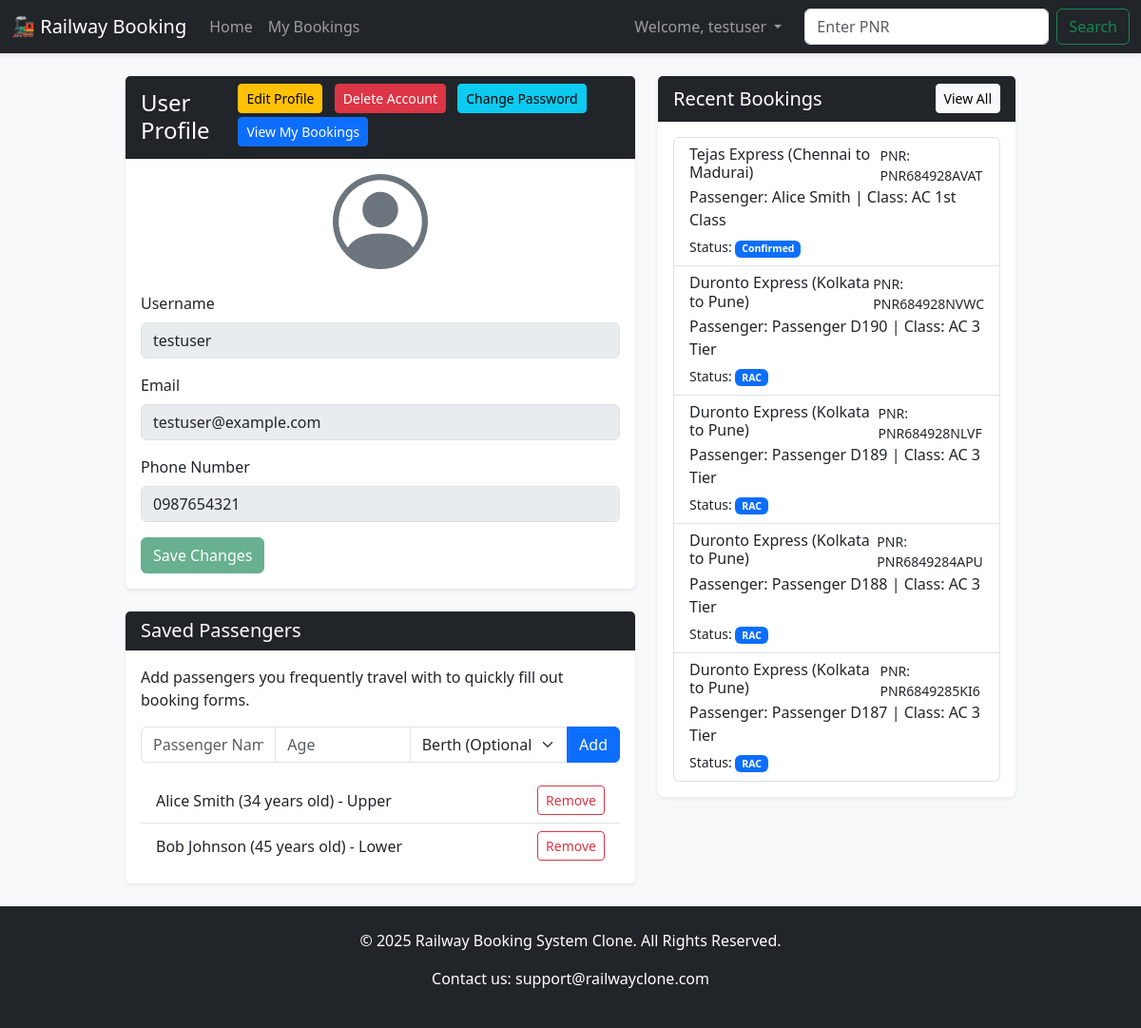
/profile (signed in), run on an earlier commit of the app's database.
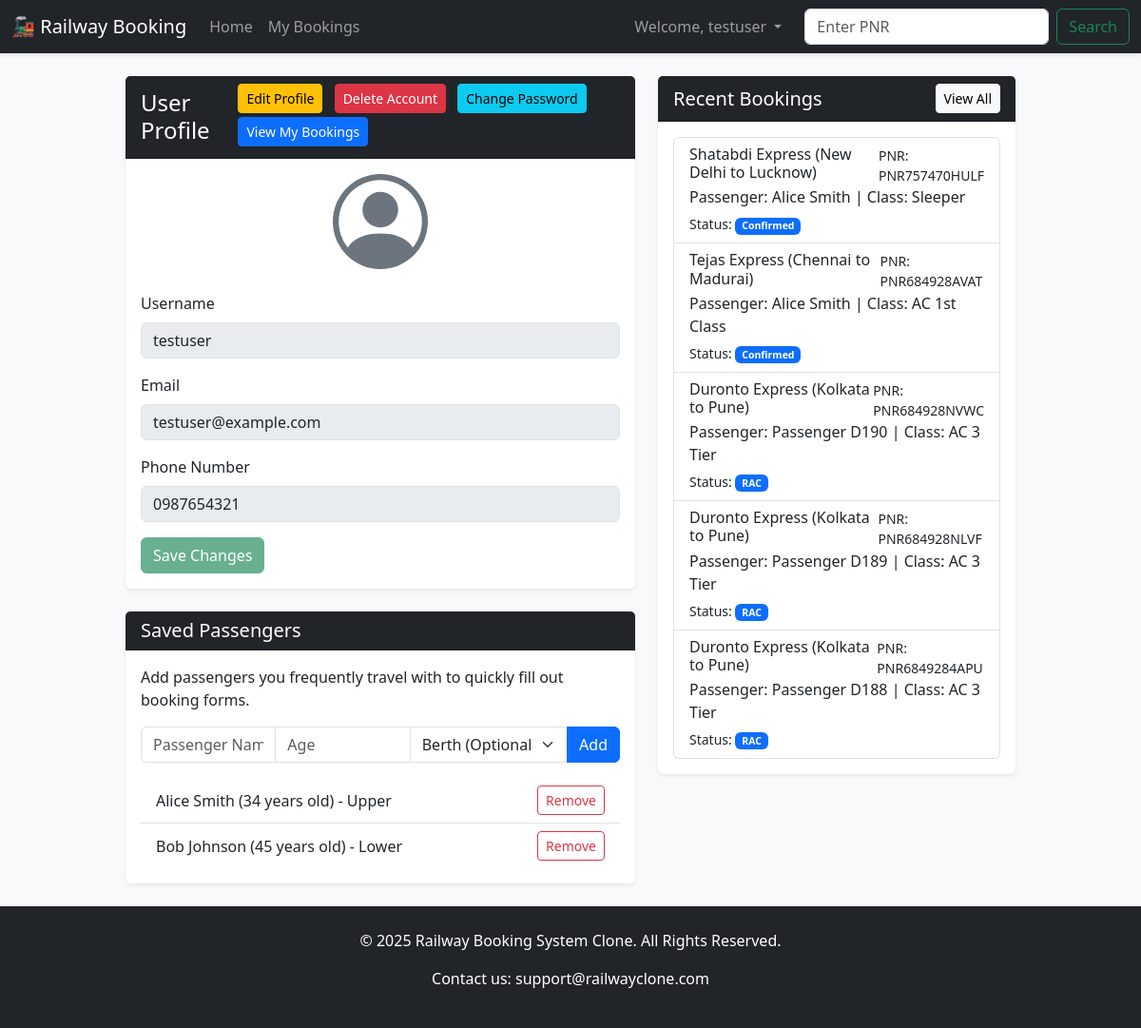
And on a later commit of the database.
### app.py (models this page shows, shortened)
class User(db.Model):
    id = db.Column(db.Integer, primary_key=True)
    username = db.Column(db.String(80), unique=True, nullable=False)
    password_hash = db.Column(db.String(256), nullable=False)
    role = db.Column(db.String(20), nullable=False, default='user') # Roles: 'user' or 'admin'
    email = db.Column(db.String(100), nullable=True)
    phone_number = db.Column(db.String(20), nullable=True)
    profile_picture = db.Column(db.String(255), nullable=True)
    bookings = db.relationship('Booking', backref='user', lazy=True)
    saved_passengers = db.relationship('Passenger', backref='user', lazy=True, cascade="all, delete-orphan")

class Passenger(db.Model):
    id = db.Column(db.Integer, primary_key=True)
    user_id = db.Column(db.Integer, db.ForeignKey('user.id'), nullable=False)
    name = db.Column(db.String(100), nullable=False)
    age = db.Column(db.Integer, nullable=False)
    berth_preference = db.Column(db.String(50), nullable=True)

class Booking(db.Model):
    id = db.Column(db.Integer, primary_key=True)
    pnr_number = db.Column(db.String(20), unique=True, nullable=False)
    train_id = db.Column(db.Integer, db.ForeignKey('train.id'), nullable=False)
    user_id = db.Column(db.Integer, db.ForeignKey('user.id'), nullable=False)
    passenger_name = db.Column(db.String(100), nullable=False)
    passenger_age = db.Column(db.Integer, nullable=False)
    seat_class = db.Column(db.String(50), nullable=False, default='Sleeper')
    berth_preference = db.Column(db.String(50), nullable=True)
    status = db.Column(db.String(20), default='Confirmed')
    seat_number = db.Column(db.String(20), nullable=True)
    fare = db.Column(db.Float, nullable=False, default=0.0)

class Train(db.Model):
    id = db.Column(db.Integer, primary_key=True)
    train_name = db.Column(db.String(100), nullable=False)
    source = db.Column(db.String(100), nullable=False)
    destination = db.Column(db.String(100), nullable=False)
    departure_time = db.Column(db.String(10), nullable=False) # e.g., '06:15'
    total_seats = db.Column(db.Integer, nullable=False)
    bookings = db.relationship('Booking', backref='train', lazy=True)

### app.py (the view, shortened to what this page needs)
@app.route('/profile', methods=['GET', 'POST'])
def profile():
    if not session.get('logged_in'):
        flash('You must be logged in to view your profile.', 'danger')
        return redirect(url_for('login'))
    user_id = session['user_id']
    user = User.query.get_or_404(user_id)
    recent_bookings = Booking.query.filter_by(user_id=user_id).order_by(Booking.id.desc()).limit(5).all()
    saved_passengers = Passenger.query.filter_by(user_id=user_id).all()
    return render_template('profile.html', user=user, recent_bookings=recent_bookings, saved_passengers=saved_passengers)

### templates/profile.html (shortened to what this page needs)
{% extends 'base.html' %}
{% block content %}
<div class="row">
  <div class="col-md-7 mb-4">
    <div class="card shadow-sm">
      <div class="card-header bg-dark text-white d-flex justify-content-between align-items-center">
        <h4 class="mb-0">User Profile</h4>
        <div>
          <button id="edit-profile-btn" class="btn btn-sm btn-warning me-2 mb-1">Edit Profile</button>
          <button type="button" class="btn btn-sm btn-danger me-2 mb-1" data-bs-toggle="modal" data-bs-target="#deleteAccountModal">Delete Account</button>
          <button type="button" class="btn btn-sm btn-info me-2 mb-1" data-bs-toggle="modal" data-bs-target="#changePasswordModal">Change Password</button>
          <a href="{{ url_for('my_bookings') }}" class="btn btn-sm btn-primary mb-1">View My Bookings</a>
        </div>
      </div>
      <div class="card-body text-center">
        <div class="mb-4">
        </div>
        <form id="profile-form" action="{{ url_for('profile') }}" method="post" class="text-start">
          <div class="mb-3">
            <label for="username" class="form-label">Username</label>
            <input type="text" class="form-control" id="username" name="username" value="{{ user.username }}" disabled>
          </div>
          <div class="mb-3">
            <label for="email" class="form-label">Email</label>
            <input type="email" class="form-control" id="email" name="email" value="{{ user.email or '' }}" disabled>
          </div>
          <div class="mb-3">
            <label for="phone" class="form-label">Phone Number</label>
            <input type="tel" class="form-control" id="phone" name="phone" value="{{ user.phone_number or '' }}" disabled>
          </div>
          <button type="submit" id="save-changes-btn" class="btn btn-success" disabled>Save Changes</button>
        </form>
      </div>
    </div>
    <div class="card shadow-sm mt-4">
      <div class="card-header bg-dark text-white">
        <h5 class="mb-0">Saved Passengers</h5>
      </div>
      <div class="card-body">
        <p class="card-text">Add passengers you frequently travel with to quickly fill out booking forms.</p>
        <form action="{{ url_for('profile', action='add_passenger') }}" method="post">
          <div class="input-group mb-3">
            <input type="text" class="form-control" name="passenger_name" placeholder="Passenger Name" required>
            <input type="number" class="form-control" name="passenger_age" placeholder="Age" min="1" required>
            <select class="form-select" name="berth_preference">
              <option value="">Berth (Optional)</option>
            </select>
            <button class="btn btn-primary" type="submit">Add</button>
          </div>
        </form>
        {% if saved_passengers %}
          <ul class="list-group list-group-flush">
            {% for passenger in saved_passengers %}
              <li class="list-group-item d-flex justify-content-between align-items-center">
                <span>{{ passenger.name }} ({{ passenger.age }} years old){% if passenger.berth_preference %} - {{ passenger.berth_preference }}{% endif %}</span>
                <a href="{{ url_for('profile', action='delete_passenger', passenger_id=passenger.id) }}" class="btn btn-sm btn-outline-danger">Remove</a>
              </li>
            {% endfor %}
          </ul>
        {% else %}
          <div class="alert alert-info mt-3">You have no saved passengers.</div>
        {% endif %}
      </div>
    </div>
  </div>
  <div class="col-md-5 mb-4">
    <div class="card shadow-sm">
      <div class="card-header bg-dark text-white d-flex justify-content-between align-items-center">
        <h5 class="mb-0">Recent Bookings</h5>
        <a href="{{ url_for('my_bookings') }}" class="btn btn-sm btn-light">View All</a>
      </div>
      <div class="card-body">
        {% if recent_bookings %}
          <div class="list-group">
            {% for booking in recent_bookings %}
              <a href="{{ url_for('pnr_status', pnr=booking.pnr_number) }}" class="list-group-item list-group-item-action">
                <div class="d-flex w-100 justify-content-between">
                  <h6 class="mb-1">{{ booking.train.train_name }} ({{ booking.train.source }} to {{ booking.train.destination }})</h6>
                  <small>PNR: {{ booking.pnr_number }}</small>
                </div>
                <p class="mb-1">Passenger: {{ booking.passenger_name }} | Class: {{ booking.seat_class }}</p>
                <small>Status: <span class="badge bg-primary">{{ booking.status }}</span></small>
              </a>
            {% endfor %}
          </div>
        {% else %}
          <div class="alert alert-info mb-0">You have no recent bookings.</div>
        {% endif %}
      </div>
    </div>
  </div>
</div>
{% endblock %}

### templates/base.html (shortened to what this page needs)
<!doctype html>
<html lang="en" class="h-100">
  <head>
    <link href="https://cdn.jsdelivr.net/npm/bootstrap@5.3.3/dist/css/bootstrap.min.css" rel="stylesheet">
    <link rel="stylesheet" href="{{ url_for('static', filename='css/style.css') }}">
    <link rel="stylesheet" href="{{ url_for('static', filename='css/auth_modal.css') }}">
    <link rel="stylesheet" href="{{ url_for('static', filename='css/profile.css') }}">
  </head>
  <body class="d-flex flex-column h-100">
    <nav class="navbar navbar-expand-lg navbar-dark bg-dark">
      <div class="container-fluid">
        <a class="navbar-brand" href="/">🚂 Railway Booking</a>
        <div class="collapse navbar-collapse" id="navbarNav">
          <ul class="navbar-nav me-auto mb-2 mb-lg-0">
            <li class="nav-item">
              <a class="nav-link" href="{{ url_for('index') }}">Home</a>
            </li>
            {% if session.logged_in %}
              <li class="nav-item">
                <a class="nav-link" href="{{ url_for('my_bookings') }}">My Bookings</a>
              </li>
            {% endif %}
          </ul>
          <ul class="navbar-nav ms-auto mb-2 mb-lg-0 align-items-center">
            {% if session.logged_in %}
              <li class="nav-item dropdown">
                <a class="nav-link dropdown-toggle" href="#" role="button" data-bs-toggle="dropdown">
                  Welcome, {{ session.username }}
                </a>
              </li>
            {% else %}
              <li class="nav-item">
                <button type="button" class="btn btn-primary" data-bs-toggle="modal" data-bs-target="#authModal">Login / Register</button>
              </li>
            {% endif %}
          </ul>
          <form class="d-flex ms-3" action="{{ url_for('pnr_status') }}" method="get">
            <input class="form-control me-2" type="search" name="pnr" placeholder="Enter PNR" required>
            <button class="btn btn-outline-success" type="submit">Search</button>
          </form>
        </div>
      </div>
    </nav>
    <div class="container mt-4 flex-shrink-0 main-container">
      {% block content %}{% endblock %}
    </div>
    <footer class="bg-dark text-white text-center p-4 mt-auto">
        <div class="container">
            <p>&copy; 2025 Railway Booking System Clone. All Rights Reserved.</p>
            <p>Contact us: support@railwayclone.com</p>
        </div>
    </footer>
  </body>
</html>

### static/css/style.css (style rules this page uses)
body { background-color: #f8f9fa; }
.navbar { box-shadow: 0 2px 4px rgba(0,0,0,.1); }
.card { border: none; box-shadow: 0 4px 8px rgba(0,0,0,.1); }
.main-container { max-width: 960px; margin: auto; }

What changed in the data, as far as the page shows it:
no longer on this page (row unchanged): Booking: train.train_name "Duronto Express", train.source "Kolkata", train.destination "Pune", pnr_number "PNR6849285KI6", passenger_name "Passenger D187", seat_class "AC 3 Tier", status "RAC"
added Booking: train.train_name "Shatabdi Express", train.source "New Delhi", train.destination "Lucknow", pnr_number "PNR757470HULF", passenger_name "Alice Smith", seat_class "Sleeper", status "Confirmed"
